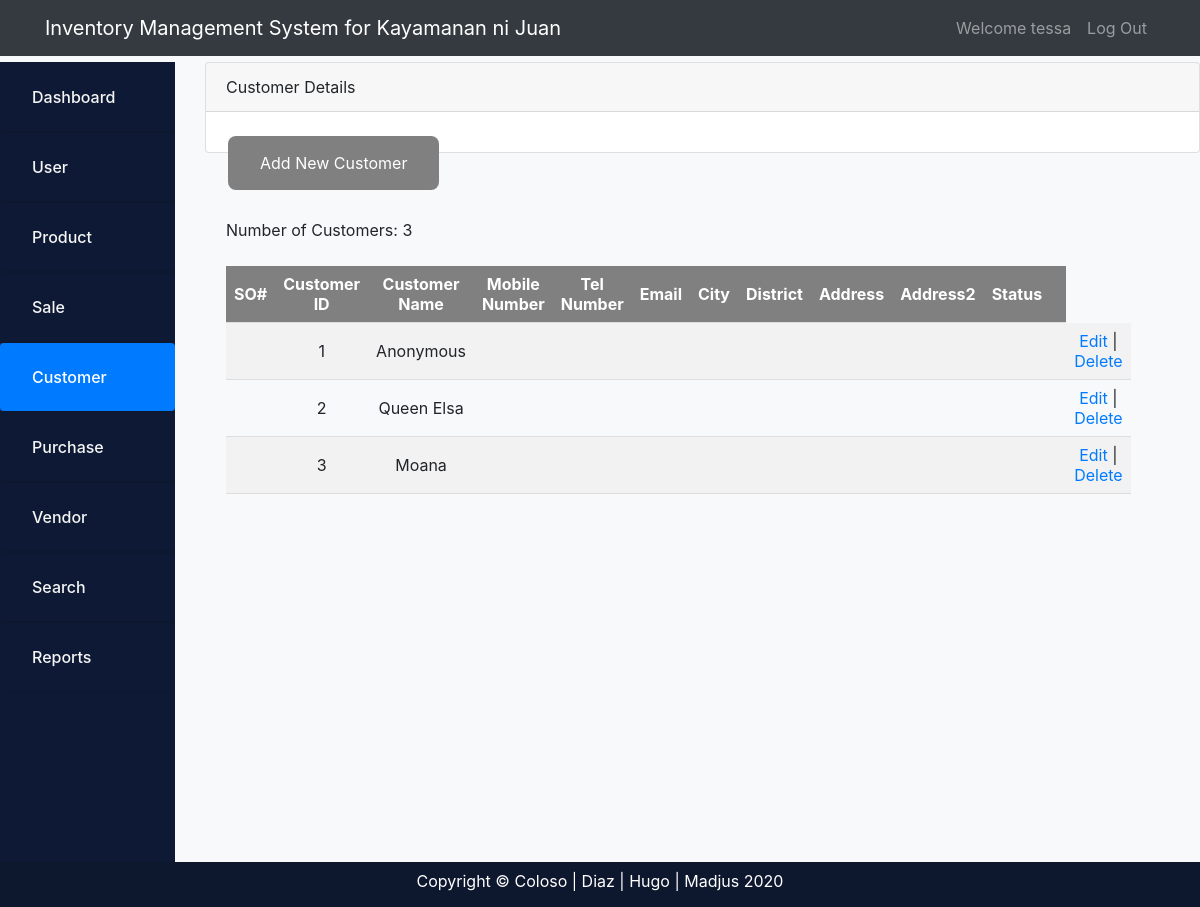
The page /inventory/customer.php (signed in) on the database its author committed.
### tables this page shows
CREATE TABLE `customer` (
  `customerId` int(11) NOT NULL,
  `customerName` varchar(255) NOT NULL,
  `customerContact` varchar(255) NOT NULL
);

### inventory/customer.php (the view, shortened to what this page needs)
<?php
include('../database_connection.php');
?>
    <html>
    <head>
        <link href="index.css" rel="stylesheet">
        <link rel="stylesheet" href="bootstrap/css/bootstrap.min.css">
        <link rel="stylesheet" type="text/css" href="../css/reports.css" media="screen" />
    </head>
    <?php
        include('header.php');
     ?>
    <div class="container-fluid" id="wrapper">
        <div class="row">
            <div class="col-lg-2">
                <div class="nav flex-column nav-pills" id="v-pills-tab" role="tablist" aria-orientation="vertical">
                    <div class="navi">
                    <a class="nav-link " href="home.php">Dashboard</a>
						          <a class="nav-link" href="user.php">User</a>
                        <a class="nav-link " href="product.php">Product</a>
                        <a class="nav-link" href="sale.php">Sale</a>
                        <a class="nav-link active" href="customer.php">Customer</a>
                        <a class="nav-link" href="purchase.php">Purchase</a>
                        <a class="nav-link" href="vendor.php">Vendor</a>
                        <a class="nav-link" href="search.php">Search</a>
                        <a class="nav-link" href="reports.php">Reports</a>
                    </div>
                </div>
            </div>
            <div class="col-lg-10">
                <div class="card card-outline-secondary my-4">
                    <div class="card-header">Customer Details</div>
                    <div class="card-body">
                        <input type="button" class="btn btn-success" value="Add New Customer"
                            onclick="window.location='../php_action/addCustomer.php'">
                        <br>
                        <?php
      echo "<br>";
      $sql = "SELECT * FROM customer";
      $result = $conn -> query($sql);
      if ($result -> num_rows > 0) {
      echo "Number of Customers: " . $result -> num_rows;
      echo "<br><br>";
      echo "<table>";
      echo "<tr>";
      echo "  <th>SO#</th>
          <th>Customer ID</th>
          <th>Customer Name</th>
          <th>Mobile Number</th>
          <th>Tel Number</th>
          <th>Email</th>
          <th>City</th>
          <th>District</th>
          <th>Address</th>
          <th>Address2</th>
          <th>Status</th>
          <th></th>
          ";
      echo "</tr>";
      while ($row = $result -> fetch_assoc()) {
        echo  "<td>" . $row["id"] .
        "</td><td>" . $row["customerId"] .
            "</td><td>" . $row["customerName"] .
            "</td><td>" . $row["contact_num"] .
            "</td><td>" . $row["contact_num2"] .
            "</td><td>". $row["email"] .
            "</td><td>" . $row["city"] .
            "</td><td>" . $row["district"] .
            "</td><td>" . $row["address"] .
            "</td><td>" . $row["address2"] .
            "</td><td>" . $row["status"] .
            "</td><td>" .
                  "<td><a href=\"../php_action/editCustomer.php?id=$row[id]\">Edit</a> | <a href=\"../php_action/deleteCustomer.php?id=$row[id]\" onClick=\"return confirm('Are you sure you want to delete?')\">Delete</a></td>" .
            "</td></tr>";
      }
      echo "</table>";
      }
    ?>
                    </div>
                </div>
            </div>
        </div>
    </div>
  <?php
    include('footer.php');
  ?>
    </body>
    </html>

### inventory/index.css (style rules this page uses)
#wrapper { padding: 0; margin: 0; }
a:focus,a:hover,a { outline:none; text-decoration: none; }
.navi { background: #0e1a35; min-height: 100vh; text-decoration: none; }
.navi a { border-bottom: 1px solid #0d172e; border-top: 1px solid #0d172e; color: whitesmoke; display: block; font-size: 16px; font-weight: 500; padding: 22px 20px; padding-left: 32px; text-decoration: none; }
.card-body { height: 30px; }

### css/reports.css (style rules this page uses)
table, th, td { padding: 10px; width: 50%; border-bottom: 1px solid #ddd; border-collapse: collapse; }
th, td { text-align: center; padding: 8px; width: 12%; }
th { background-color: grey; color: white; }
.btn { border: none; color: white; padding: 15px 32px; text-align: center; text-decoration: none; display: inline-block; font-size: 16px; margin: 4px 2px; cursor: pointer; background-color: grey; color: white; border-radius: 8px; transition-duration: 0.4s; }

### rows shown on the page
customer: customerId "1", customerName "Anonymous"
customer: customerId "2", customerName "Queen Elsa"
customer: customerId "3", customerName "Moana"

### other values the page prints
$_SESSION["name"] "tessa"
$result -> num_rows "3"
